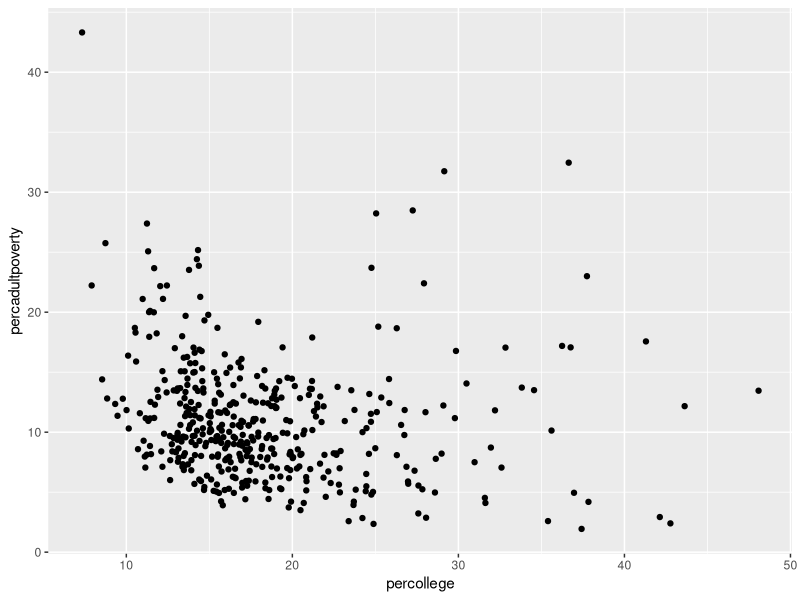
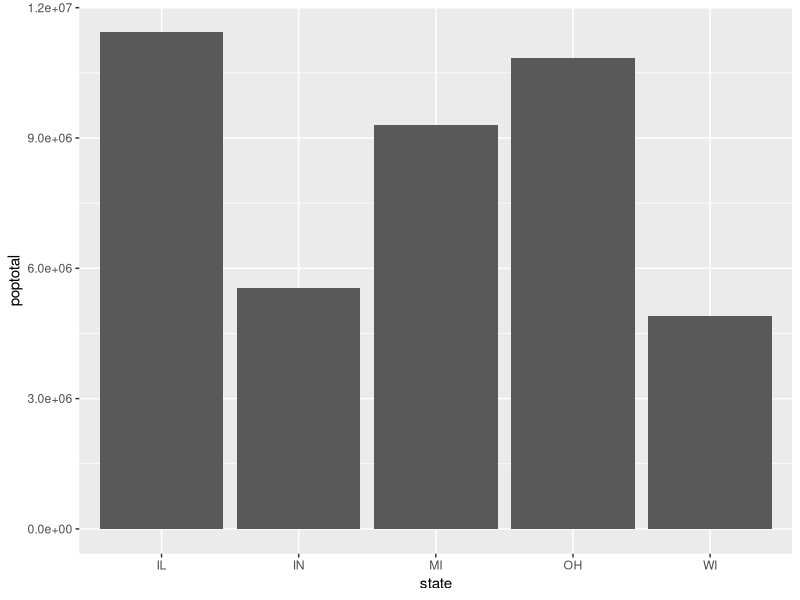
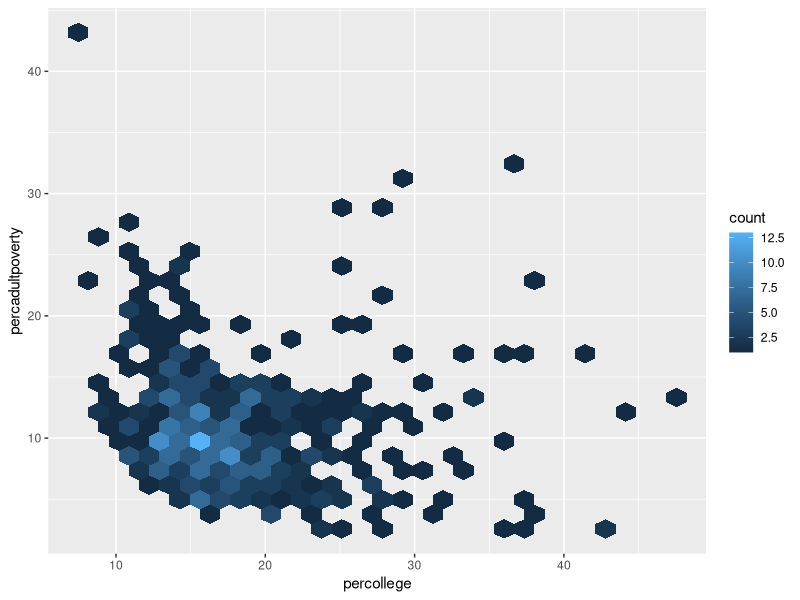
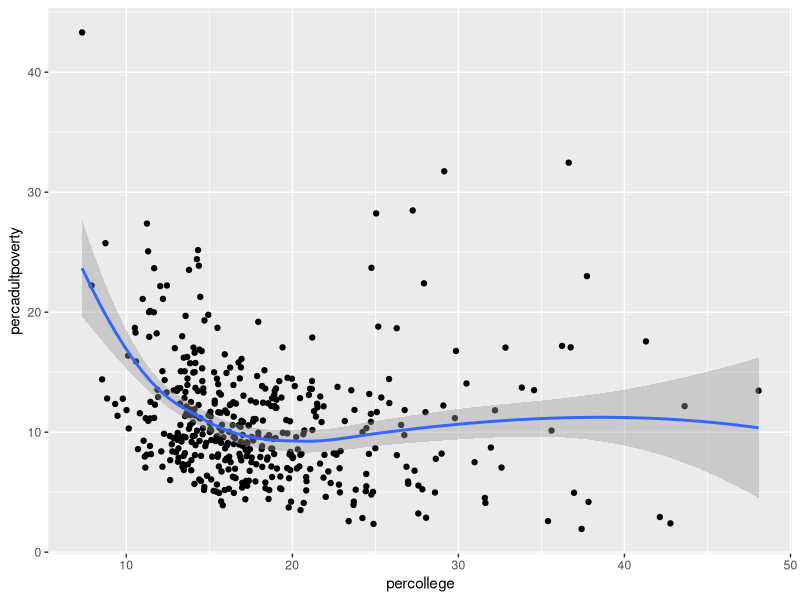
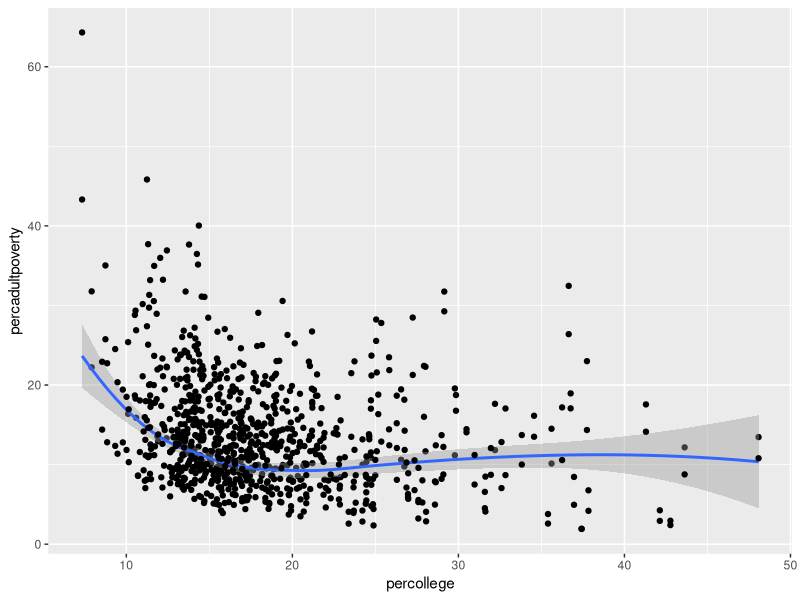
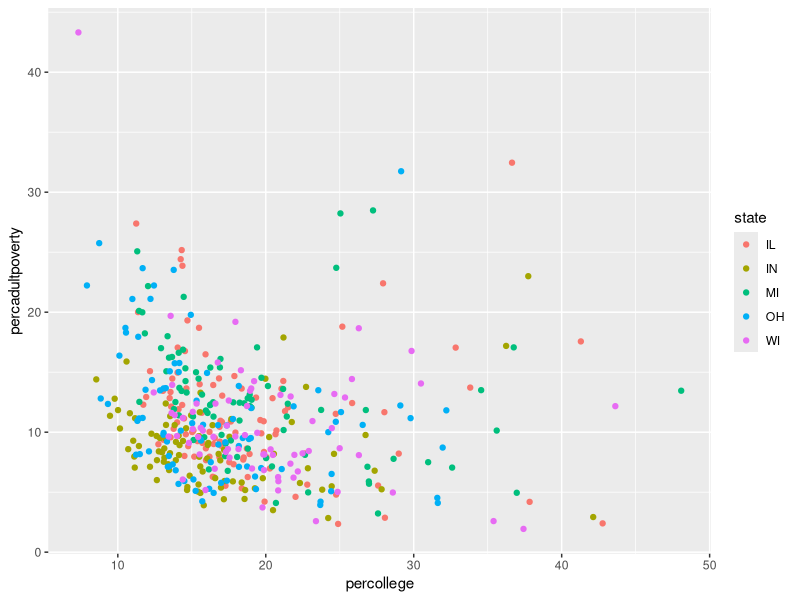
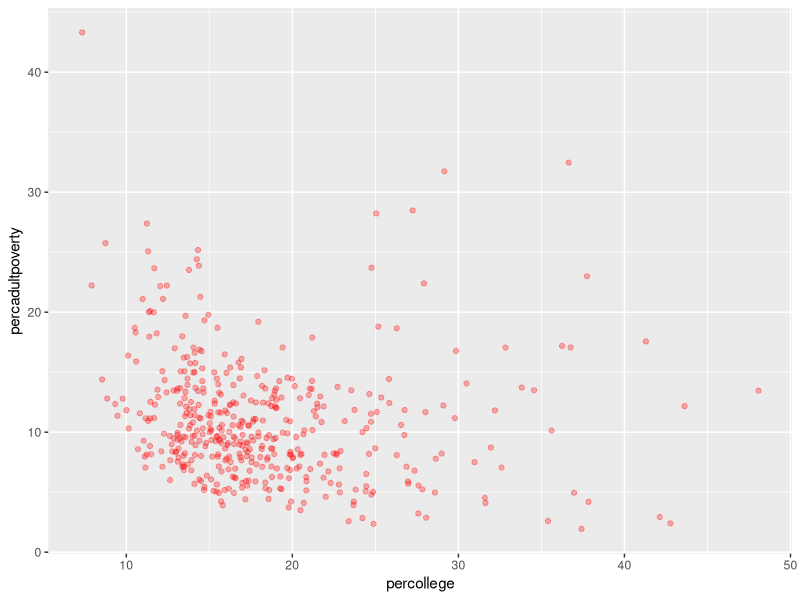

Source code (R) for these figures, in order:

# Install ggplot2 if not already installed
# install.packages("ggplot2")

# Load the ggplot2 library
library(ggplot2)

data("midwest", package = "ggplot2")
View(midwest)


# Example: Create a scatter plot using the midwest dataset
ggplot(data = midwest) + 
  geom_point(mapping = aes(x = percollege, y = percadultpoverty))


# Create a bar chart of the total population of each state
ggplot(data = midwest) + 
  geom_col(mapping = aes(x = state, y = poptotal))


# Create a hexagonal aggregation of college education rate and adult poverty
ggplot(data = midwest) + 
  geom_hex(mapping = aes(x = percollege, y = percadultpoverty))

# Create a scatter plot with a smoothed line
ggplot(data = midwest) + 
  geom_point(mapping = aes(x = percollege, y = percadultpoverty)) + 
  geom_smooth(mapping = aes(x = percollege, y = percadultpoverty))

# Use shared aesthetic mappings to avoid redundancy
ggplot(data = midwest, mapping = aes(x = percollege, y = percadultpoverty)) + 
  geom_point() +  # Uses default x and y mappings
  geom_smooth() + # Uses default x and y mappings
  geom_point(mapping = aes(y = percchildbelowpovert)) # Unique y mapping

# Mapping data to color by state
ggplot(data = midwest) + 
  geom_point(mapping = aes(x = percollege, y = percadultpoverty, color = state))

# Setting a constant red color and transparency for all points
ggplot(data = midwest) + 
  geom_point(mapping = aes(x = percollege, y = percadultpoverty), 
             color = "red", 
             alpha = 0.3)
